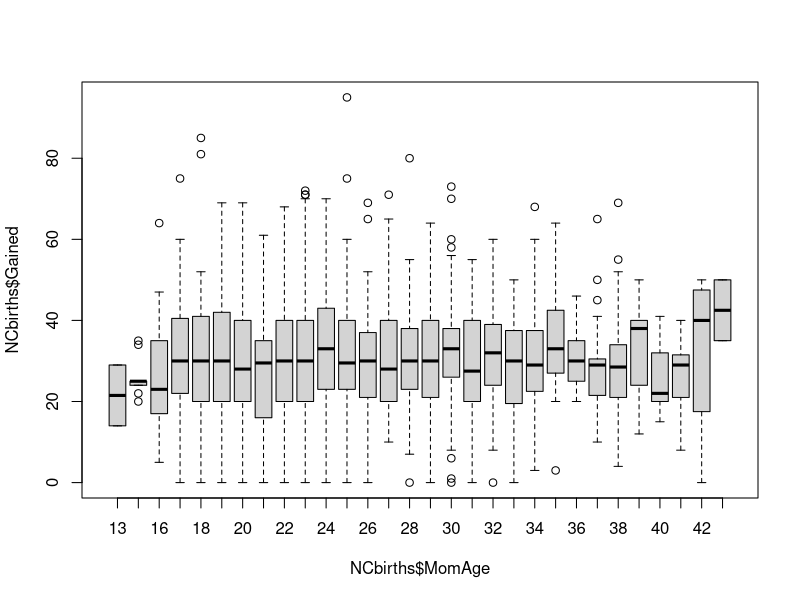
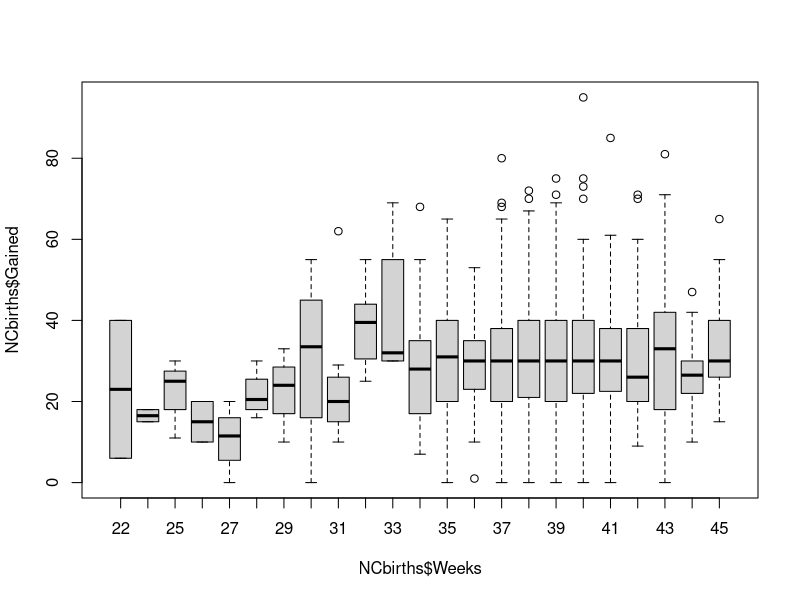
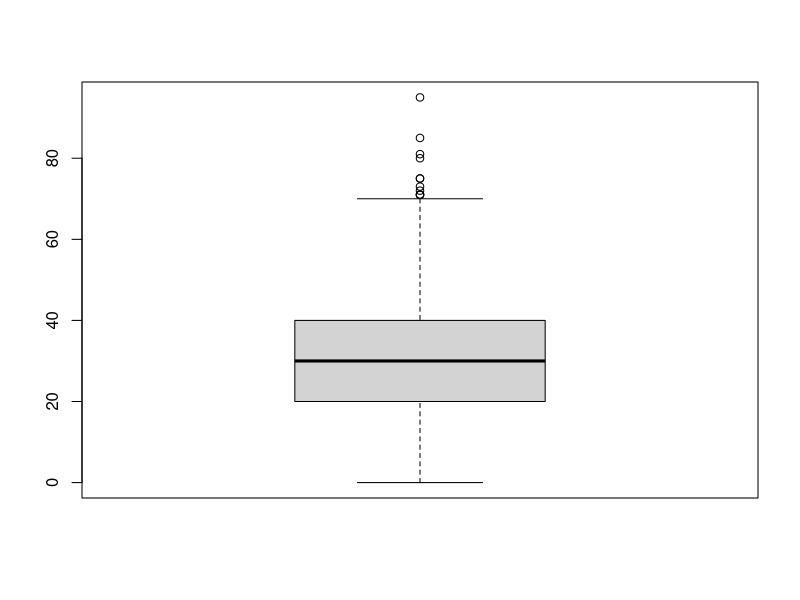
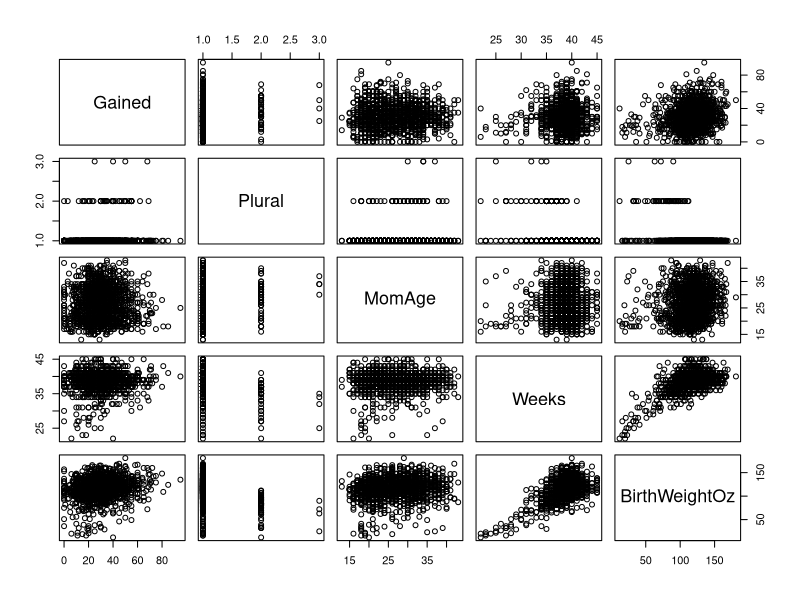
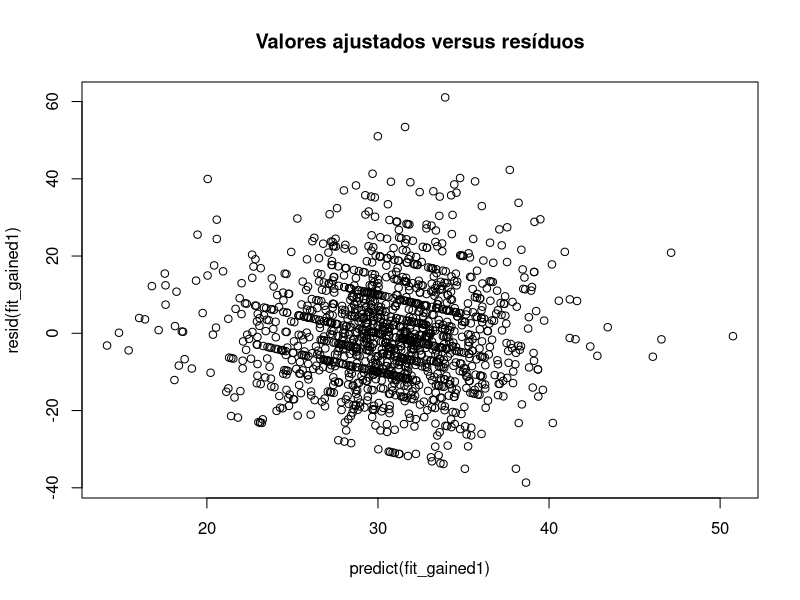

These figures' R source, in order:
## ---- chunk 1
knitr::opts_chunk$set(echo = TRUE)
## ---- chunk 2
# bloco de código - item a
library(readr)
# NCbirths <- read_csv("NCbirths.csv", col_types = cols(Marital = col_factor(levels = c("1", 
#     "2")), Plural = col_factor(levels = c("1", 
#     "2", "3")), Sex = col_factor(levels = c("1", 
#     "2")), Smoke = col_factor(levels = c("1", 
#     "2")), X1 = col_skip()))
# View(NCbirths)

NCbirths = read.csv("NCbirths.csv")
str(NCbirths)
summary(NCbirths)
## ---- chunk 3
for (race in unique(NCbirths$MomRace)) { print(paste(race, nrow(NCbirths[NCbirths$MomRace == race,])))}


summary(NCbirths[NCbirths$MomRace=="hispanic", c("RaceMom", "HispMom")])
JapasSoQueNao = nrow(NCbirths[NCbirths$RaceMom==5,])  # "Japanese", só que não
print(paste("Registros marcados como mães japonesas: ", JapasSoQueNao))

print("Mães com RaceMom == 5")
summary(NCbirths[NCbirths$RaceMom==5, c("MomRace", "HispMom")])
## ---- chunk 4
# summary(NCbirths[NCbirths$Low == "Y", c("BirthWeightOz", "BirthWeightGm")])
# summary(NCbirths[NCbirths$Low == "N", c("BirthWeightOz", "BirthWeightGm")])

# summary(NCbirths[NCbirths$BirthWeightGm > 2500, c("Low", "BirthWeightOz", "BirthWeightGm")])
nrow(NCbirths[NCbirths$BirthWeightGm > 2500 & NCbirths$Low=='Y', c("Low", "BirthWeightOz", "BirthWeightGm")])  # Deve ser zero
nrow(NCbirths[NCbirths$BirthWeightGm <= 2500 & NCbirths$Low=='N', c("Low", "BirthWeightOz", "BirthWeightGm")])  # Deve ser zero

## ---- chunk 5
col.sums = colSums(is.na(NCbirths))
col.sums[col.sums>0]  # Verificação programática de quais colunas têm NAs

NCbirths<- cbind(NCbirths, somaNulos = rowSums(is.na(NCbirths)))
NCB_NAs = NCbirths[NCbirths$somaNulos > 0,]
NCBnoNAs = NCbirths[complete.cases(NCbirths),]

## ---- chunk 6
# Fatorizar o que der

NCB_noId = function(ncbvar) {
    ncbvar$X <- NULL
    ncbvar$ID <- NULL  
    return(ncbvar)
}


NCB_factorize = function(ncbvar) {
    ncbvar$Plural <- factor(ncbvar$Plural, levels=c(1,2,3), labels=c('Single', 'Twins', 'Triplets'))
    ncbvar$Sex <- factor(ncbvar$Sex, levels=c(1,2), labels=c("M", "F"))
    ncbvar$Marital <- factor(ncbvar$Marital, labels=c("Married", "Not Married"))
    ncbvar$RaceMom <- factor(ncbvar$RaceMom, levels=c(1,2,3,4,5,7,8),  # There's no Hawaiian in this base
                               labels=c(
                                 "White",
                                 "Black",
                                 "AmericanIndian",
                                 "Chinese",
                                 "Hispanic",  # Era "Japanese", mas foi reconsiderado
                                 # "Hawaiian",  # Não foram encontrados registros
                                 "Filipino",
                                 "OtherAsianOrPacific"
                               ))
    # TODO: Check race assignments more thoroughly

    ncbvar$Smoke <- factor(ncbvar$Smoke, labels = c('N', 'Y'))  # Cuidado com os NAs
    ncbvar$HispMom <- factor(ncbvar$HispMom)
    ncbvar$Premie <- factor(ncbvar$Premie, labels=c("N", "Y"))
    ncbvar$Low <- factor(ncbvar$Low, labels=c("N", "Y"))

    return(ncbvar)
}

NCbirths = NCB_noId(NCbirths)
NCbirths = NCB_factorize(NCbirths)


boxplot(NCbirths$Gained ~ NCbirths$MomAge)
boxplot(NCbirths$Gained ~ NCbirths$Weeks)

## ---- chunk 7
# bloco de código - item b

summary(NCbirths$BirthWeightGm/NCbirths$BirthWeightOz)
if (mean(NCbirths$BirthWeightGm/NCbirths$BirthWeightOz)/max(NCbirths$BirthWeightGm/NCbirths$BirthWeightOz) != 1 ) {
  error("Há um erro de conversão entre Oz e g")
} else {
  if (max(NCbirths$BirthWeightGm/NCbirths$BirthWeightOz) == 28.35)  {
    print("Todas as conversões de unidade estão corretas")
  } else {
    print("Embora consistentes, as conversões não estão corretas")
  }
}


## ---- chunk 8
 boxplot(NCbirths$Gained)

fit_gained1 = lm(Gained ~ ., data=NCbirths)
summary(fit_gained1)

# pairs(Gained ~ ., data=NCbirths)
pairs(Gained ~ Plural + MomAge + Weeks + BirthWeightOz, data=NCbirths)

# fit_gained1_noNAs = lm(Gained ~ ., data=NCbirths, na.action = na.omit) 
# summary(fit_gained1_noNAs)

# NCBnoNAs = NCbirths[]

## ---- chunk 9
fit_gained2 = lm(Gained ~ Plural + BirthWeightOz, data = NCbirths)
summary(fit_gained2)
## ---- chunk 10
# bloco de código - item c
plot(predict(fit_gained1), resid(fit_gained1),   # data=NCbirths,
     main="Valores ajustados versus resíduos")


## ---- chunk 11
# bloco de código - item d



## ---- chunk 12
# bloco de código - item e



